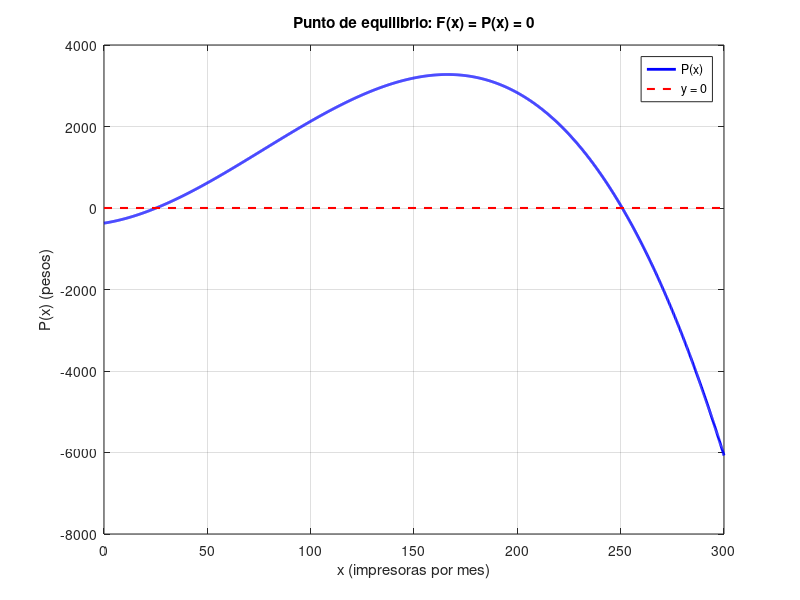

The MATLAB source for this figure: (Note: this script raises an error after producing the figure.)
% 02-punto-equilibrio-impresoras.m - Ejercicio 2 de la Guía 3: Newton-Raphson.
%
% Problema: un fabricante de impresoras tiene como utilidad total (en pesos)
%   P(x) = 8x + 0.3x^2 - 0.0013x^3 - 372
% Se pide el punto de equilibrio, es decir las raíces de
%   F(x) = P(x) = 0.
% Estructura de la consigna:
%   a) Hallar las raíces en forma gráfica (fplot) y separarlas con Tanteo.
%   b) Aproximar los dos puntos con Newton-Raphson y E < 1e-3, analizando antes
%      las condiciones de convergencia en los intervalos iniciales.
%
% La consigna propone los intervalos [24; 26] y [250; 252]. Tanteo los confirma.
%
% Este script entrega los resultados crudos (raíz, iteraciones, tiempo) y el
% estado de cada condición de Fourier. La comparación entre intervalos y las
% conclusiones van en el informe, no acá.
%
% Los algoritmos viven en tanteo.m y newton_raphson.m.

clc;

% ----------------------------------------------------------------------
% Datos del problema
% ----------------------------------------------------------------------
% Operadores element-wise (.*, .^) obligatorios: fplot evalúa vectores.
F = @(x) 8 * x + 0.3 * (x.^2) - 0.0013 * (x.^3) - 372;

% Rango de graficado: alcanza para ver las dos raíces y el máximo.
x_min = 0;
x_max = 300;

% Paso para aproximar derivadas por diferencias finitas.
h = 1e-4;
dF  = @(x) (F(x + h) - F(x - h)) / (2 * h);                 % F'(x)  por diferencia central
d2F = @(x) (F(x + h) - 2 * F(x) + F(x - h)) / (h ^ 2);      % F''(x) por diferencias centradas

fprintf('\n========================================================\n');
fprintf('  EJERCICIO 2 - PUNTO DE EQUILIBRIO DE IMPRESORAS\n');
fprintf('  P(x) = 8x + 0.3x^2 - 0.0013x^3 - 372\n');
fprintf('========================================================\n');

% ----------------------------------------------------------------------
% a) Raíces en forma gráfica
% ----------------------------------------------------------------------
figure('Name', 'Ejercicio 2 - Punto de equilibrio');
fplot(F, [x_min, x_max], 'b-', 'LineWidth', 2);
grid on;
hold on;

% Eje horizontal en y = 0: los cruces son los puntos de equilibrio.
plot([x_min, x_max], [0, 0], 'r--', 'LineWidth', 1.5);

title('Punto de equilibrio: F(x) = P(x) = 0');
xlabel('x (impresoras por mes)');
ylabel('P(x) (pesos)');
legend({'P(x)', 'y = 0'}, 'Location', 'northeast');

fprintf('\n--- a) Evaluación gráfica ---\n');
fprintf('P(0) = %.2f pesos.\n', F(0));
fprintf('P(300) = %.2f pesos.\n', F(300));

% Separación de las raíces con Tanteo. El incremento se pide por teclado:
% con uno chico se pueden separar las dos raíces en un solo barrido.
fprintf('\n--- Separación de raíces con Tanteo ---\n');
intervalos = tanteo(F, x_min, x_max);

if (isempty(intervalos))
  fprintf('\nNo se separó ninguna raíz: revise el incremento delta_x.\n');
  return;
endif

fprintf('\nSe separaron %d punto(s) de equilibrio.\n', rows(intervalos));
fprintf('Compare con los intervalos de la consigna: [24, 26] y [250, 252].\n');

% ----------------------------------------------------------------------
% b) Newton-Raphson con análisis previo de las condiciones de Fourier
% ----------------------------------------------------------------------
tol = input(sprintf('\nIngrese la cota de error a usar (la consigna pide 0.001): '));

for k = 1:rows(intervalos)  a = intervalos(k, 1);
  b = intervalos(k, 2);

  fprintf('\n============ Intervalo %d: [%.2f, %.2f] ============\n', k, a, b);

  % --- Condiciones de Fourier ---
  % Son tres, y las tres tienen que cumplirse para que Newton-Raphson converja
  % desde x0 hacia la raíz que hay dentro de [a, b]:
  %   1. F(a)*F(b) < 0            -> la raíz está dentro del intervalo (Bolzano).
  %   2. F'(x) != 0 en todo [a, b] -> se puede dividir por la derivada.
  %   3. F''(x) no cambia de signo  -> la función es cóncava o convexa en el
  %                                   intervalo, así que la raíz es simple.
  fprintf('\nAnálisis de las condiciones de Fourier:\n');

  fa = F(a);
  fb = F(b);
  fprintf('  1. F(a)*F(b) = %.4f -> %s\n', fa * fb, ...
          merge(fa * fb < 0, 'cambio de signo: la raíz está en el intervalo', ...
                'SIN cambio de signo: no hay raíz garantizada'));

  % F' se muestrea en el intervalo para verificar que no se anula.
  malla = linspace(a, b, 100);
  df_malla = dF(malla);
  derivada_nula = any(abs(df_malla) < 1e-8);
  fprintf('  2. F''(x) en [%.2f, %.2f]: min = %.4f, max = %.4f -> %s\n', ...
          a, b, min(df_malla), max(df_malla), ...
          merge(derivada_nula, 'F'' SE ANULA: no se puede dividir', ...
                'F'' no se anula: se puede dividir'));

  % F'' también se muestrea para verificar que no cambia de signo.
  d2f_malla = d2F(malla);
  d2f_cambio_signo = (min(d2f_malla) < 0 && max(d2f_malla) > 0);
  fprintf('  3. F''''(x) en [%.2f, %.2f]: min = %.4f, max = %.4f -> %s\n', ...
          a, b, min(d2f_malla), max(d2f_malla), ...
          merge(d2f_cambio_signo, 'CAMBIA de signo: no se cumple', ...
                'no cambia de signo: se cumple'));

  % --- Elección de x0 ---
  % La condición de Fourier que elige dónde arrancar es F(x0)*F''(x0) > 0:
  % se arranca en el extremo donde la función está más "hacia afuera" de la
  % raíz, para que las tangentes no empujen la iteración al lado equivocado.
  if (fa * d2F(a) > 0)
    x0 = a;
  else
    x0 = b;
  endif
  fprintf('\nF(x0)*F''''(x0) > 0 en x0 = %.4f (F = %.4f, F'''' = %.4f) -> se arranca en %s\n\n', ...
          x0, F(x0), d2F(x0), merge(x0 == a, 'a', 'b'));

  % --- Newton-Raphson ---
  tic;
  [raiz, iter, convergio] = newton_raphson(F, x0, tol);
  tiempo = toc;

  if (!convergio)
    fprintf('Newton-Raphson no convergió desde x0 = %.4f.\n', x0);
    continue;
  endif

  fprintf('>>> Punto de equilibrio: x = %.4f impresoras (aprox. %d).\n', raiz, ceil(raiz));
  fprintf('>>> Iteraciones: %d | Tiempo: %.6f s | F(raíz) = %.3e\n', iter, tiempo, F(raiz));

  % Se marca la raíz sobre el gráfico del punto a.
  plot(raiz, 0, 'ko', 'MarkerSize', 8, 'LineWidth', 2);
  text(raiz, 0, sprintf('  x_%.0f = %.2f', k, raiz), ...
       'VerticalAlignment', 'bottom', 'FontSize', 9);
endfor

hold off;
